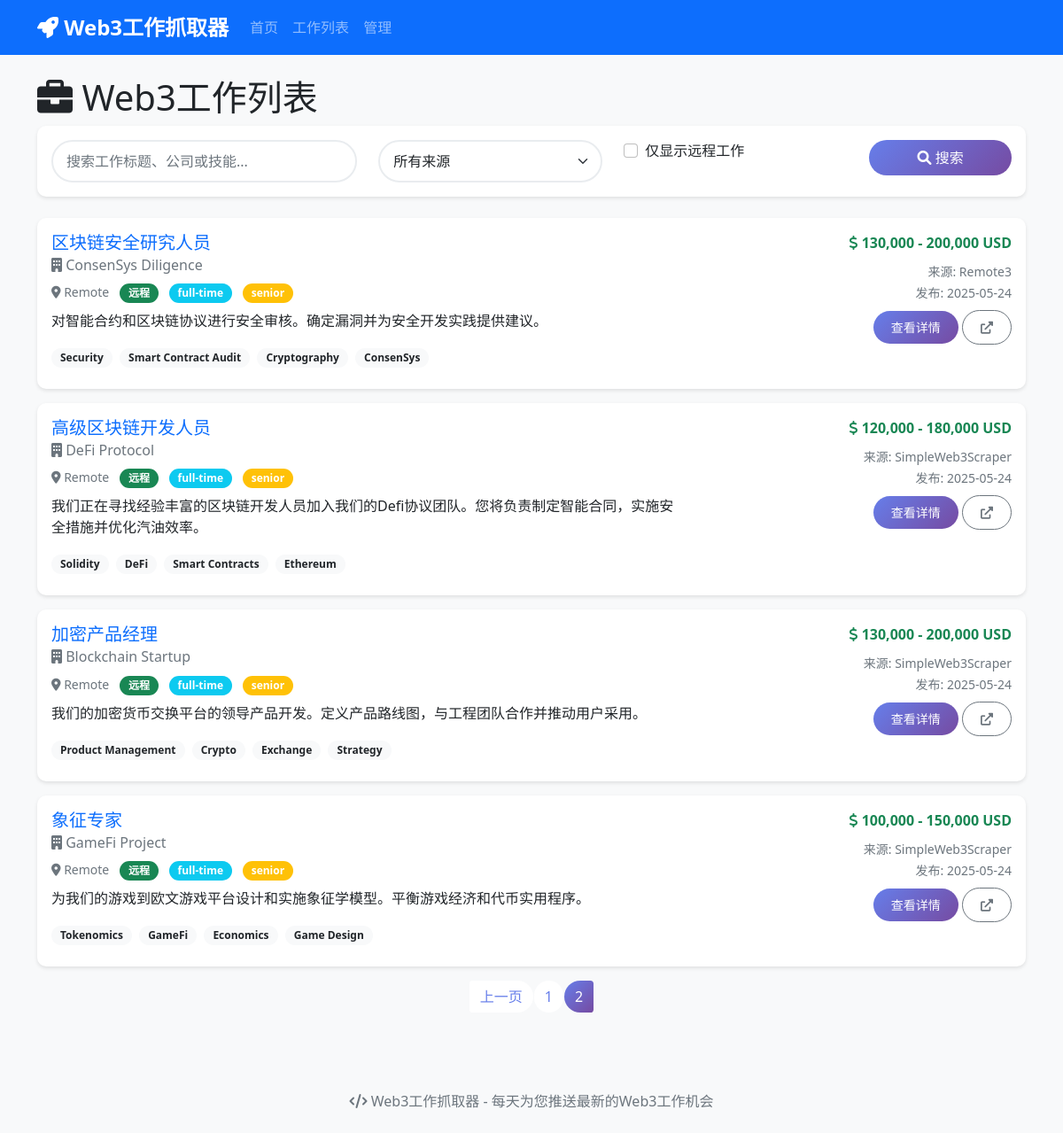
/jobs?page=2, run on an earlier commit of the app's database.
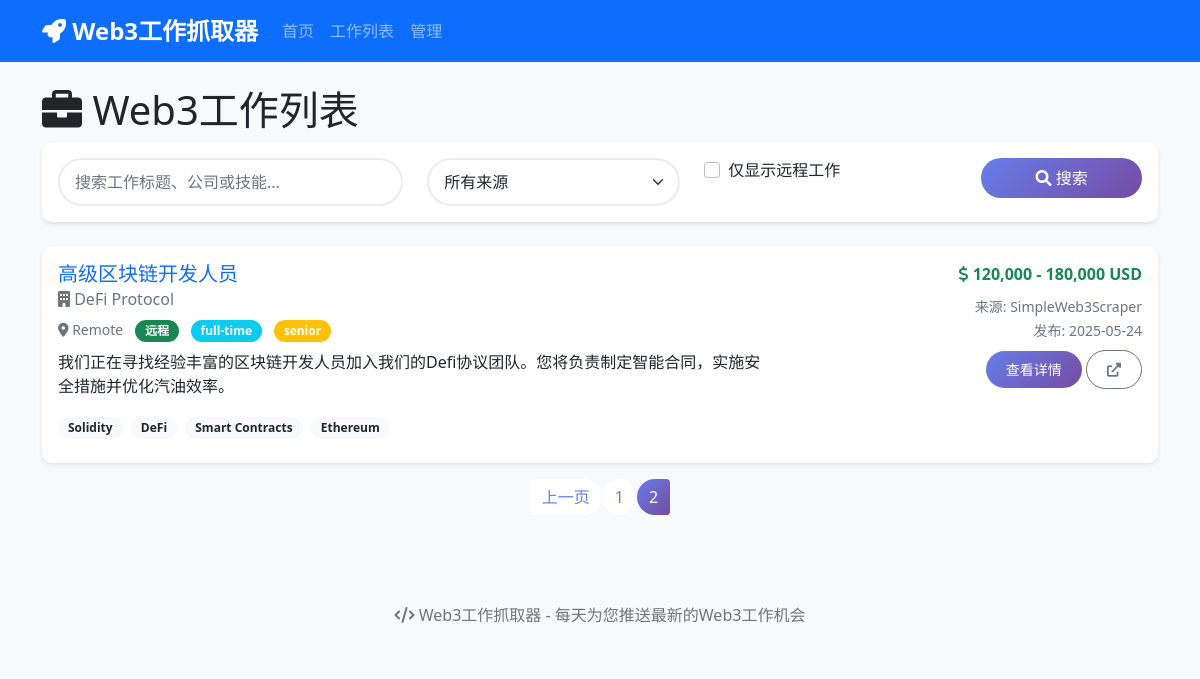
And on a later commit of the database.
### app/models/job.py (models this page shows, shortened)
class Job(Base):
    __tablename__ = "jobs"
    id = Column(Integer, primary_key=True, index=True)
    title = Column(String(255), nullable=False)
    title_zh = Column(String(255))  # 中文标题
    company = Column(String(255), nullable=False)
    location = Column(String(255))
    remote = Column(Boolean, default=False)
    salary_min = Column(Float)
    salary_max = Column(Float)
    currency = Column(String(10), default="USD")
    description = Column(Text)
    description_zh = Column(Text)  # 中文描述
    requirements = Column(Text)
    requirements_zh = Column(Text)  # 中文要求
    url = Column(String(500), unique=True, nullable=False)
    source_website = Column(String(100), nullable=False)
    job_type = Column(String(50))  # full-time, part-time, contract
    experience_level = Column(String(50))  # junior, mid, senior
    tags = Column(String(500))  # 技能标签，逗号分隔
    posted_date = Column(DateTime)
    scraped_date = Column(DateTime, default=func.now())
    is_active = Column(Boolean, default=True)
    is_translated = Column(Boolean, default=False)

### app/main.py (the view)
@app.get("/jobs", response_class=HTMLResponse)
async def jobs_page(
    request: Request,
    page: int = 1,
    search: Optional[str] = None,
    remote_only: bool = False,
    source: Optional[str] = None,
    db: Session = Depends(get_db)
):
    job_service = JobService(db)
    query = db.query(Job).filter(Job.is_active == True)
    if search:
        query = query.filter(
            Job.title.contains(search) |
            Job.title_zh.contains(search) |
            Job.company.contains(search) |
            Job.tags.contains(search)
        )
    if remote_only:
        query = query.filter(Job.remote == True)
    if source:
        query = query.filter(Job.source_website == source)
    per_page = 20
    offset = (page - 1) * per_page
    jobs = query.order_by(Job.scraped_date.desc()).offset(offset).limit(per_page).all()
    total_jobs = query.count()
    total_pages = (total_jobs + per_page - 1) // per_page
    return templates.TemplateResponse("jobs.html", {
        "request": request,
        "jobs": jobs,
        "current_page": page,
        "total_pages": total_pages,
        "search": search,
        "remote_only": remote_only,
        "source": source
    })

### app/templates/jobs.html (shortened to what the changed rows need)
{% extends "base.html" %}
{% block content %}
<div class="row">
    <div class="col-12">
        <h1><i class="fas fa-briefcase"></i> Web3工作列表</h1>
        {% if jobs %}
        <div class="row">
            {% for job in jobs %}
            <div class="col-12 mb-3">
                <div class="card">
                    <div class="card-body">
                        <div class="row">
                            <div class="col-md-8">
                                <h5 class="card-title">
                                    <a href="/job/{{ job.id }}" class="text-decoration-none">
                                        {{ job.title_zh if job.title_zh else job.title }}
                                    </a>
                                </h5>
                                <h6 class="card-subtitle mb-2 text-muted">
                                    <i class="fas fa-building"></i> {{ job.company }}
                                </h6>
                                <div class="mb-2">
                                    <small class="text-muted">
                                        <i class="fas fa-map-marker-alt"></i> {{ job.location }}
                                        {% if job.remote %}
                                        <span class="badge bg-success ms-2">远程</span>
                                        {% endif %}
                                        {% if job.job_type %}
                                        <span class="badge bg-info ms-2">{{ job.job_type }}</span>
                                        {% endif %}
                                        {% if job.experience_level %}
                                        <span class="badge bg-warning ms-2">{{ job.experience_level }}</span>
                                        {% endif %}
                                    </small>
                                </div>
                                {% if job.description_zh or job.description %}
                                <p class="card-text">
                                    {{ (job.description_zh if job.description_zh else job.description)[:200] }}
                                </p>
                                {% endif %}
                                {% if job.tags %}
                                <div class="mb-2">
                                    {% for tag in job.tags.split(',')[:5] %}
                                    <span class="badge bg-light text-dark me-1">{{ tag.strip() }}</span>
                                    {% endfor %}
                                </div>
                                {% endif %}
                            </div>
                            <div class="col-md-4 text-end">
                                {% if job.salary_min or job.salary_max %}
                                <div class="mb-2">
                                    <strong class="text-success">
                                        <i class="fas fa-dollar-sign"></i>
                                        {% if job.salary_min and job.salary_max %}
                                        {{ "{:,.0f}".format(job.salary_min) }} - {{ "{:,.0f}".format(job.salary_max) }}
                                        {% elif job.salary_min %}
                                        {{ "{:,.0f}".format(job.salary_min) }}+
                                        {% elif job.salary_max %}
                                        最高 {{ "{:,.0f}".format(job.salary_max) }}
                                        {% endif %}
                                        {{ job.currency }}
                                    </strong>
                                </div>
                                {% endif %}
                                <div class="mb-2">
                                    <small class="text-muted">
                                        来源: {{ job.source_website }}<br>
                                        发布: {{ job.scraped_date.strftime('%Y-%m-%d') }}
                                    </small>
                                </div>
                                <div>
                                    <a href="/job/{{ job.id }}" class="btn btn-primary btn-sm">查看详情</a>
                                    <a href="{{ job.url }}" target="_blank" class="btn btn-outline-secondary btn-sm">
                                        <i class="fas fa-external-link-alt"></i>
                                    </a>
                                </div>
                            </div>
                        </div>
                    </div>
                </div>
            </div>
            {% endfor %}
        </div>
        {% if total_pages > 1 %}
        <nav aria-label="工作列表分页">
            <ul class="pagination justify-content-center">
                {% for page_num in range(1, total_pages + 1) %}
                {% if page_num == current_page %}
                <li class="page-item active">
                    <span class="page-link">{{ page_num }}</span>
                </li>
                {% elif page_num <= 3 or page_num > total_pages - 3 or (page_num >= current_page - 2 and page_num <= current_page + 2) %}
                <li class="page-item">
                    <a class="page-link" href="?page={{ page_num }}{% if search %}&search={{ search }}{% endif %}{% if remote_only %}&remote_only=on{% endif %}{% if source %}&source={{ source }}{% endif %}">{{ page_num }}</a>
                </li>
                {% elif page_num == 4 or page_num == total_pages - 3 %}
                <li class="page-item disabled">
                    <span class="page-link">...</span>
                </li>
                {% endif %}
                {% endfor %}
            </ul>
        </nav>
        {% endif %}
        {% else %}
        <div class="alert alert-info">
            <i class="fas fa-info-circle"></i> 没有找到符合条件的工作，请尝试调整搜索条件。
        </div>
        {% endif %}
    </div>
</div>
{% endblock %}

What changed in the data, as far as the page shows it:
no longer on this page (row edited): Job: title_zh "区块链安全研究人员", company "ConsenSys Diligence", location "Remote", remote "远程", job_type "full-time", experience_level "senior", description_zh "对智能合约和区块链协议进行安全审核。确定漏洞并为安全开发实践提供建议。", strip "Security" "Smart Contract Audit" "Cryptography" "ConsenSys", salary_min "130,000", salary_max "200,000", currency "USD", source_website "Remote3", scraped_date "2025-05-24"
no longer on this page (row edited): Job: title_zh "加密产品经理", company "Blockchain Startup", location "Remote", remote "远程", job_type "full-time", experience_level "senior", description_zh "我们的加密货币交换平台的领导产品开发。定义产品路线图，与工程团队合作并推动用户采用。", strip "Product Management" "Crypto" "Exchange" "Strategy", salary_min "130,000", salary_max "200,000", currency "USD", source_website "SimpleWeb3Scraper", scraped_date "2025-05-24"
removed Job: title_zh "象征专家", company "GameFi Project", location "Remote", remote "远程", job_type "full-time", experience_level "senior", description_zh "为我们的游戏到欧文游戏平台设计和实施象征学模型。平衡游戏经济和代币实用程序。", strip "Tokenomics" "GameFi" "Economics" "Game Design", salary_min "100,000", salary_max "150,000", currency "USD", source_website "SimpleWeb3Scraper", scraped_date "2025-05-24"
